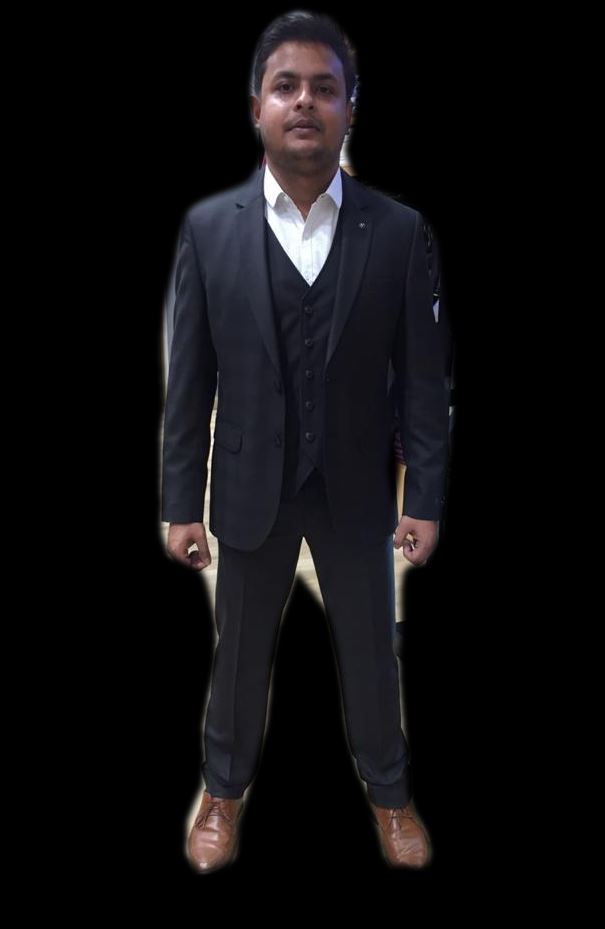
#> input picture src/python/Cap1.JPG, 605 x 929 px, found by its file name
$ python extreme_points.py
#> lines starting #> are read from the running program, lines starting #| are printed output that depends on the picture; after the words box and inside, x2 and y2 are one past the last pixel; in counts of white or black regions, pixels touching at a corner belong together; long printed decimals are rounded
### src/python/segment.py
import cv2
import numpy as np

def segment_ycrcb(orig, params, tola, tolb):
    ycrcb_im = cv2.cvtColor(orig, cv2.COLOR_BGR2YCR_CB)
    Cb_key, Cr_key = params
    blue = ycrcb_im[:, :, 2]
    red = ycrcb_im[:, :, 1]

    diffbsq = (blue - Cb_key)**2
    diffrsq = (red - Cr_key)**2
    dist = np.sqrt(diffbsq + diffrsq).astype(np.float32)

    mask = ((dist - tola) / (tolb - tola)).astype(np.float32)
    mask[dist < tola] = 0.0
    mask[dist > tolb] = 1.0
    return mask

def get_region(img):
    r=(80,80,100,100)
    cv2.destroyAllWindows()
    return r


def get_params_ycrcb(img, region):
    ycrcb_img = cv2.cvtColor( np.array(img), cv2.COLOR_BGR2YCR_CB)
    cv2.destroyAllWindows()
    r = [int(x) for x in region]
    region = ycrcb_img[int(region[1]):int(
        region[1] + region[3]), int(region[0]):int(region[0] + region[2])]
    y_mean, Cr_mean, Cb_mean = np.mean(region, axis=(0, 1))
    y_std, Cr_std, Cb_std = np.std(region, axis=(0, 1))
    return [Cb_mean, Cr_mean]


def get_params_hls(img, region):
    hls_img = cv2.cvtColor(np.array(img), cv2.COLOR_BGR2HLS)
    r = [int(x) for x in region]
    region = hls_img[int(region[1]):int(region[1] + region[3]),
                     int(region[0]):int(region[0] + region[2])]
    h_mean, l_mean, s_mean = np.mean(region, axis=(0, 1))
    h_std, l_std, s_std = np.std(region, axis=(0, 1))
    return [h_mean, h_std, l_mean, l_std, s_mean, s_std]

def mod_mask(mask, low, high):
    mask = mask.copy()
    mask[mask > high] = 1.0
    mask[mask < low] = 0.0
    return mask


# def get_mask(img, bg, param_ycrcb, param_hls, tola=16, tolb=50, low_thresh=0.05, high_thresh=0.25, alpha=1.0, beta=0.0, gamma=1.0, sz=5, space=200, erode_sz=3):
def get_mask(img,param_ycrcb, tola=16, tolb=50, low_thresh=0.05, high_thresh=0.25, sz=5, space=200,erode_sz=2):
 #     brimg = brighten(img,alpha,beta,gamma)
    brimg = img
    if not (sz<=0 or space<=1):
        brimg = cv2.bilateralFilter(brimg, sz, space, space)
    mask = segment_ycrcb(brimg, param_ycrcb, tola, tolb)
    mask = mod_mask(mask, low_thresh, high_thresh)
    if not(erode_sz <= 1):
        kernel = np.ones((erode_sz,erode_sz),np.uint8)
        mask = cv2.erode(mask,kernel,iterations = 1)
    return mask

def get_key_param(img):
    key_region = get_region(img)
    ycrcb = get_params_ycrcb(img, key_region)
    hls = get_params_hls(img, key_region)
    return (ycrcb, hls)

def segmenter(img):
    img[np.where((img==[0,0,0]).all(axis=2))]= [0,255,0]
    cv2.imwrite("test.jpg",img)
    cv2.imshow('image1s',img)
    try:
        img.shape
    except AttributeError:
        print("shape not found")
    # exit(1)
    key_param = get_key_param(img)
    cv2.namedWindow('controls')
    def nothing(gyxfdd):
        pass

    cv2.createTrackbar('Keying tol low', 'controls', 23 , 100, nothing)
    cv2.createTrackbar('Keying tol high', 'controls', 50, 200, nothing)
    cv2.createTrackbar('Mask low Thresh (x100)', 'controls', 5, 100, nothing)
    cv2.createTrackbar('Mask high Thresh (x100)', 'controls', 25, 100, nothing)
    cv2.createTrackbar('Erode size', 'controls', 3, 10, nothing)
    cv2.createTrackbar('BiLat size', 'controls', 5, 100, nothing)
    cv2.createTrackbar('BiLat space', 'controls', 200, 500, nothing)
    cv2.createTrackbar('Sat mul low', 'controls', 5, 100, nothing)
    cv2.createTrackbar('Sat mul high', 'controls', 7, 100, nothing)
    cv2.createTrackbar('Light mask strength', 'controls', 20, 100, nothing)
    cv2.createTrackbar('Light mask size', 'controls', 3, 20, nothing)
    tola = cv2.getTrackbarPos('Keying tol low', 'controls')
    tolb = cv2.getTrackbarPos('Keying tol high', 'controls')
    low_thresh = cv2.getTrackbarPos('Mask low Thresh (x100)', 'controls')/100
    high_thresh = cv2.getTrackbarPos('Mask high Thresh (x100)', 'controls')/100
    erode_sz = cv2.getTrackbarPos('Erode size', 'controls')
    sz = cv2.getTrackbarPos('BiLat size', 'controls')
    space  = cv2.getTrackbarPos('BiLat space', 'controls')
    sat_mul_lo  = cv2.getTrackbarPos('Sat mul low', 'controls')
    sat_mul_hi  = cv2.getTrackbarPos('Sat mul high', 'controls')
    scale_blur  = cv2.getTrackbarPos('Light mask strength', 'controls')
    blur_size  = cv2.getTrackbarPos('Light mask size', 'controls')
    key_mask = get_mask( img, key_param[0], tola, tolb, low_thresh ,high_thresh, sz, space, erode_sz)
    cv2.imwrite('C:\\Users\\1025040\\Documents\\git\\CysrtallBall\\src\\python\\whiteBlack1.jpg',key_mask*255)
    cv2.imshow('img',key_mask)

    return key_mask*255

# [2 lines that do not run on import are left out]

### src/python/extreme_points.py
# USAGE
# python extreme_points.py

# import the necessary packages
import imutils
import cv2
import numpy as np
import json
import segment
import time

def calculatingMinDistance(x1SubArr, x2SubArr, center):
    sortArray(x1SubArr)
    sortArray(x2SubArr)
    d1= center-x1SubArr[len(x1SubArr)-1];
    d2=d1;
    if(len(x2SubArr)>0):
        d2= x2SubArr[0] - center;
    minD= 2*min(d1,d2);
    return 2*minD

def calculatingMaxDistance(x1SubArr, x2SubArr, center):
    sortArray(x1SubArr)
    sortArray(x2SubArr)
    d1=0;
    if(len(x1SubArr)>0):
        d1= center-x1SubArr[0];
    d2= x2SubArr[len(x2SubArr)-1] - center;
    maxD= 2*max(d1,d2);
    return 2*maxD

def sortArrays(arr1, arr2):
    for i in range(0, len(arr1)):
        for j in range(i+1, len(arr1)):
            if(arr1[i] > arr1[j]):
                temp1 = arr1[i];
                temp2 = arr2[i];
                arr1[i] = arr1[j];
                arr2[i] = arr2[j];
                arr1[j] = temp1;
                arr2[j] = temp2;

def sortArray(arr1):
    for i in range(0, len(arr1)):
        for j in range(i+1, len(arr1)):
            if(arr1[i] > arr1[j]):
                temp1 = arr1[i];
                arr1[i] = arr1[j];
                arr1[j] = temp1;

def removeNoisePoints(arr1, length, cX):
    tempArr = list()
    for i in range(0, len(arr1)):
        if(abs(arr1[i]-cX) < length):
            tempArr.append(arr1[i])
        i=i+1;
    return tempArr;

def findBodyType(head, shoulder, chest,waist, hips):
    bustHipRatio = chest/hips >=1.05 or chest/hips <= 0.95
    if((waist/shoulder <=.075 or waist/chest >= 0.75) and waist/hips <=0.75 and bustHipRatio):
        return "Hourglass";
    if((waist/shoulder  >= 1.05 or waist/chest >= 1.05 )and bustHipRatio):
        return "apple";
    if((waist/shoulder  >=0.75 or waist/chest >=0.75) and bustHipRatio ):
        return "Rectangular";
    if((shoulder/hips) >=1.5 or (chest/hips) >=1.5 ):
        return "Inverted Triangle";
    if(hips/shoulder  >=1.05 or hips/chest >= 1.05 ):
        return "Triangular";
    else:
        return "Rectangular"

def main():
    seg_image=segment.segmenter(cv2.imread('C:\\Users\\1025040\\Documents\\git\\CysrtallBall\\src\\python\\Cap1.jpg'))
#> in segmenter, `img[np.where((img==[0,0,0]).all(axis=2))]= [0,255,0]`:
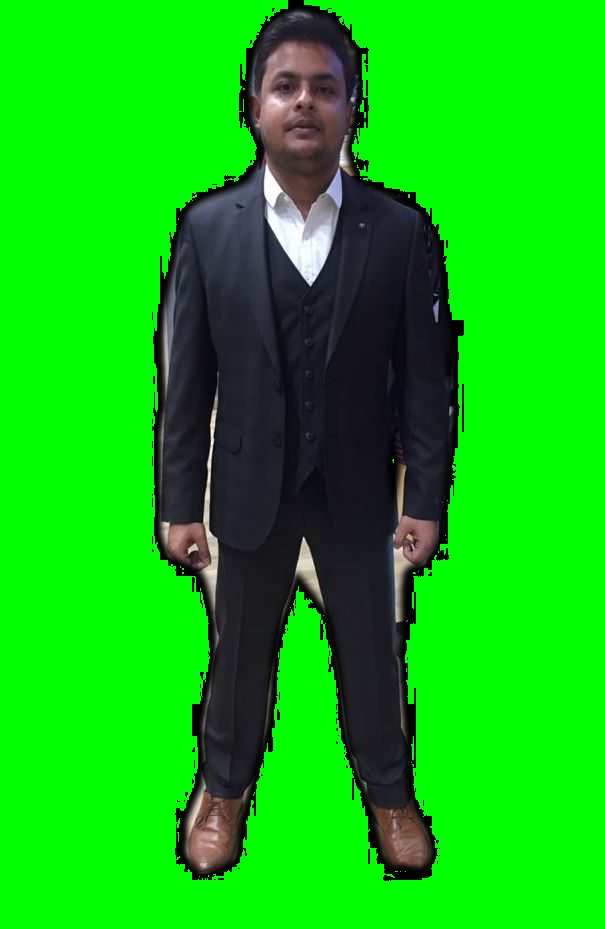
#> img: shape (929, 605, 3); mean B, G, R 15.1, 188, 14.3
#> in get_key_param, `key_region = get_region(img)`: key_region = (80, 80, 100, 100)
#> in get_params_ycrcb, `r = [int(x) for x in region]`: r = [80, 80, 100, 100]
#> in get_params_ycrcb, `y_mean, Cr_mean, Cb_mean = np.mean(region, axis=(0, 1))`: y_mean = 150; Cr_mean = 21; Cb_mean = 43
#> in get_params_ycrcb, `y_std, Cr_std, Cb_std = np.std(region, axis=(0, 1))`: y_std = 0
#> in get_key_param, `ycrcb = get_params_ycrcb(img, key_region)`: ycrcb = [43, 21]
#> in get_params_hls, `r = [int(x) for x in region]`: r = [80, 80, 100, 100]
#> in get_params_hls, `h_mean, l_mean, s_mean = np.mean(region, axis=(0, 1))`: h_mean = 60; l_mean = 128; s_mean = 255
#> in get_params_hls, `h_std, l_std, s_std = np.std(region, axis=(0, 1))`: h_std = 0
#> in get_key_param, `hls = get_params_hls(img, key_region)`: hls = [60, 0, 128, 0, 255, 0]
#> in segmenter, `key_param = get_key_param(img)`: key_param = ([43, 21], [60, 0, 128, 0, 255, 0])
#> in segment_ycrcb, `Cb_key, Cr_key = params`: Cb_key = 43; Cr_key = 21
#> in segment_ycrcb, `blue = ycrcb_im[:, :, 2]`:
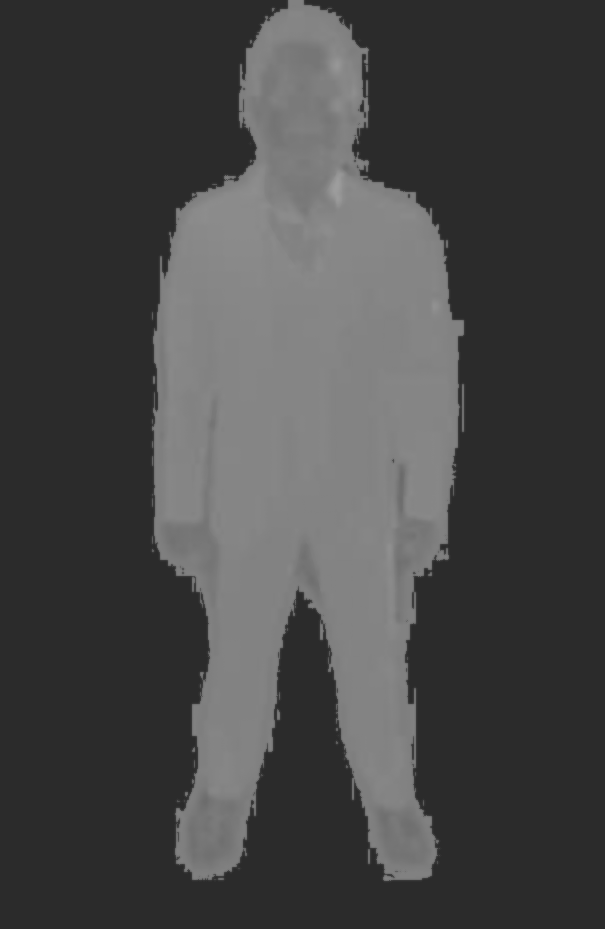
#> blue: shape (929, 605); min 43, max 158, mean 70.5
#> in segment_ycrcb, `red = ycrcb_im[:, :, 1]`:
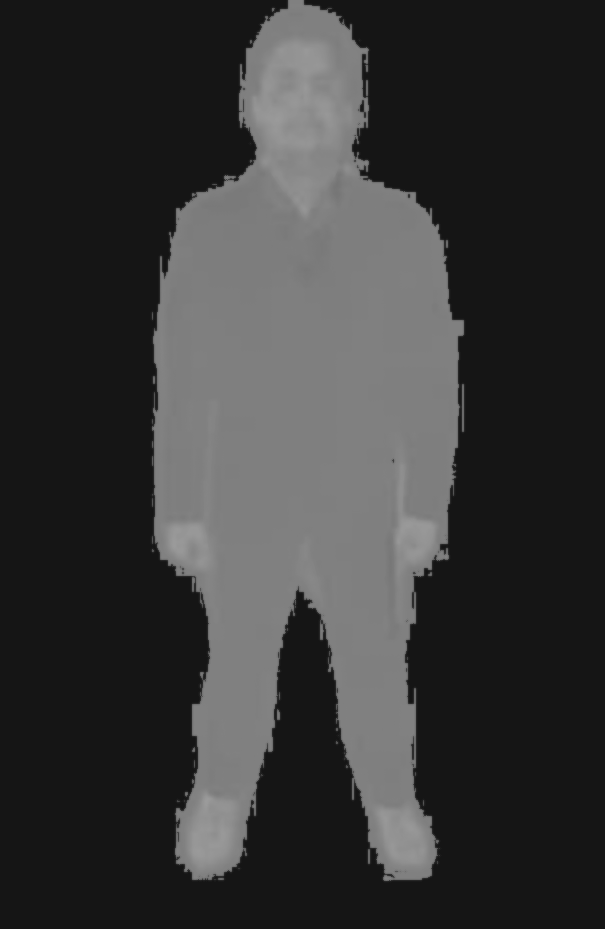
#> red: shape (929, 605); min 21, max 155, mean 55
#> in mod_mask, `mask[mask > high] = 1.0`:
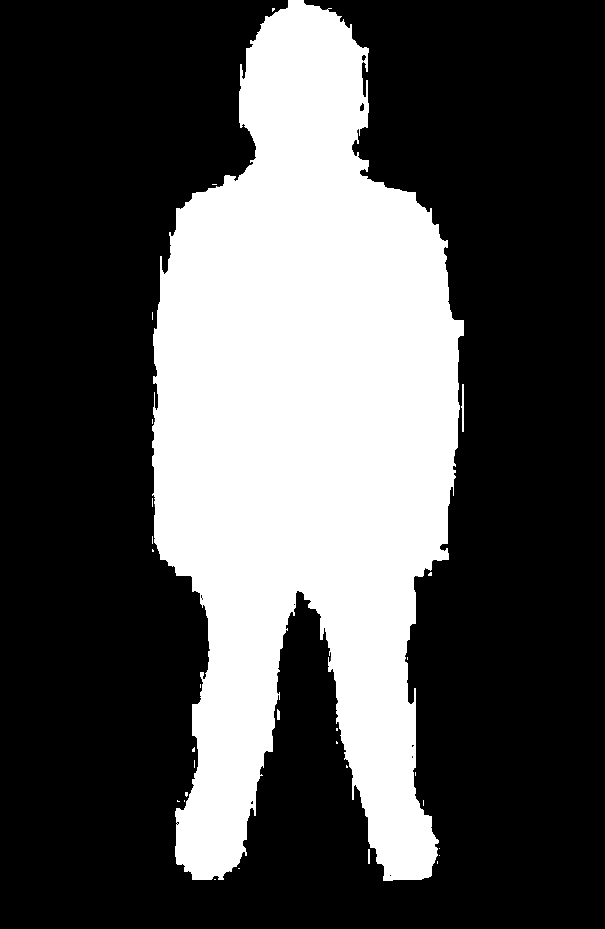
#> mask: shape (929, 605) float32; min 0, max 1, mean 0.317
    cv2.imwrite("first.jpg",seg_image)
    time.sleep(1)
    image = cv2.imread("first.jpg")
    gray = cv2.cvtColor(image, cv2.COLOR_BGR2GRAY)
    gray = cv2.GaussianBlur(gray, (5, 5), 0)
    canny = cv2.Canny(image,100,200)
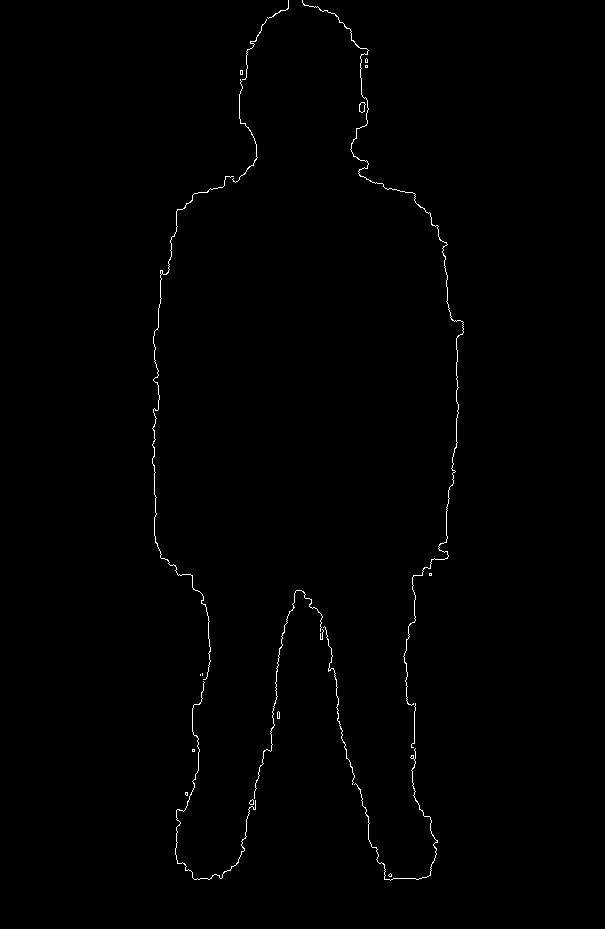
#> canny: shape (929, 605); 0.56% white in thin lines or dots, all inside (x1, y1, x2, y2) = (152, 0, 464, 881)
    #cv2.imshow("image show",canny)
    thresh = cv2.threshold(gray, 45, 255, cv2.THRESH_BINARY)[1]
#> thresh: shape (929, 605); 31.5% white; 6 white regions (5 under 20 px), largest, box (x1, y1, x2, y2) and area: (152, 0, 464, 881) 176971
    thresh = cv2.erode(thresh, None, iterations=2)
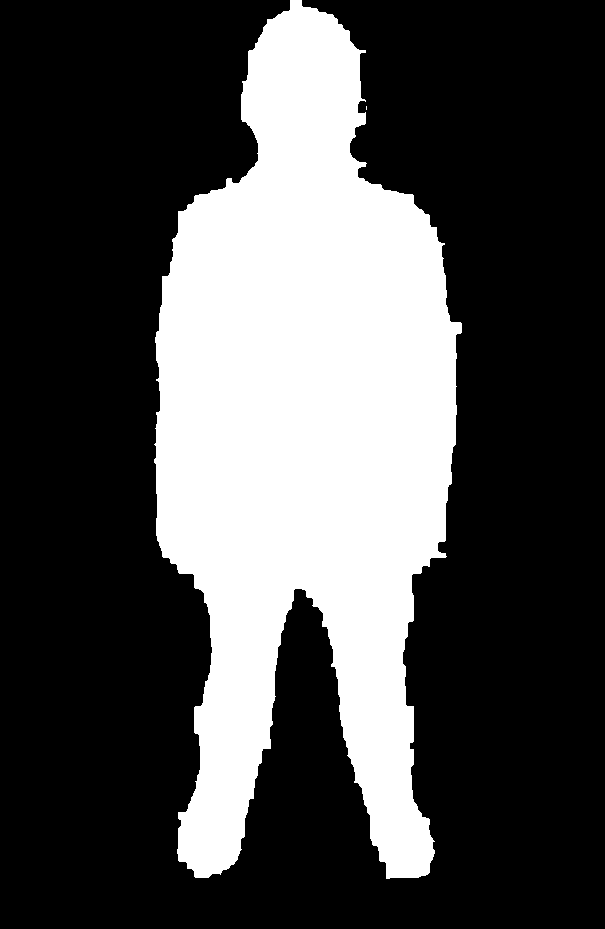
#> thresh: shape (929, 605); 30.3% white; 2 white regions (1 under 20 px), largest, box (x1, y1, x2, y2) and area: (154, 0, 462, 879) 170018
    thresh = cv2.dilate(thresh, None, iterations=2)
#> thresh: shape (929, 605); 31.4% white; 1 white region

    cnts = cv2.findContours(thresh.copy(), cv2.RETR_EXTERNAL,
        cv2.CHAIN_APPROX_SIMPLE)
#> cnts = 1 contour; box (x1, y1, x2, y2) and area: (152, 0, 464, 881) 175371
    cnts = imutils.grab_contours(cnts)
    c = max(cnts, key=cv2.contourArea)
#> c = contour of 795 points, box (x1, y1, x2, y2) (152, 0, 464, 881), area 175371
    # Get the most extreme Body points along the boudy outline contours
    extLeft = tuple(c[c[:, :, 0].argmin()][0])
#> extLeft = (152, 442)
    extRight = tuple(c[c[:, :, 0].argmax()][0])
#> extRight = (463, 334)
    extTop = tuple(c[c[:, :, 1].argmin()][0])
#> extTop = (288, 0)
    extBot = tuple(c[c[:, :, 1].argmax()][0])
#> extBot = (384, 880)
    cv2.circle(image, extLeft, 6, (255, 0, 255), -1)
#> image: shape (929, 605, 3); mean B, G, R 79, 78.9, 79
    cv2.circle(image, extRight, 6, (255, 0, 255), -1)
#> image: shape (929, 605, 3); mean B, G, R 79, 78.9, 79
    cv2.circle(image, extTop, 6, (255, 0, 255), -1)
#> image: shape (929, 605, 3); mean B, G, R 79, 78.9, 79
    cv2.circle(image, extBot, 6,(255, 0, 255), -1)
#> image: shape (929, 605, 3); mean B, G, R 79.1, 78.9, 79.1
    height = extBot[1] - extTop[1];
#> height = 880
    width =  (int)(extRight[0] - extLeft[0]);
#> width = 311
    cv2.rectangle(image,(extLeft[0],extTop[1]),(extRight[0],extBot[1]),(255,0,0),2)
    #Get the countor point in the approx Array
    epsilon = 0.001*cv2.arcLength(c,True)
#> epsilon = 3.03
    #peri = cv2.arcLength(c, True)
    approx = cv2.approxPolyDP(c,epsilon,True)
#> approx = contour of 117 points, box (x1, y1, x2, y2) (152, 0, 464, 881), area 175768
    image= cv2.drawContours(image, [approx], 0 ,(0,255,0),1)
    cv2.drawContours(image, approx, -1, (0, 0, 255), 5)
    #cv2.drawContours(image, hull, -1, (200, 20, 255), 1, 8)
    n = approx.ravel() #Converts 3d to 1d Array
#> n = 234 values, max 880 at index 121, min 0 at index 1, mean 386.4
    i=0;
    length= len(n);
#> length = 234
    xArr = list() #X-coordinate Array
    yArr = list() #Y-coordinate Array
    while i < length:
        if(i%2==0):
            xArr.append(n[i])
        else:
            yArr.append(n[i])
        i += 1
#> after the loop, i = 234; xArr = 117 values, max 463 at index 88, min 152 at index 24, mean 319.6; yArr = 117 values, max 880 at index 60, min 0 at index 0, mean 453.3

    j=0;
    while j < len(xArr):
        #image = cv2.putText(image, str(xArr[j]) +"," +str(yArr[j]), (xArr[j],yArr[j]), cv2.FONT_HERSHEY_SIMPLEX ,
         #              0.2, (255, 100, 100) , 1, cv2.LINE_AA)
        j +=1
#> this loop made 117 passes
#> after the loop, j = 117
    k= (int)(height/10);
#> k = 88
    y= extTop[1];
#> y = 0
    x= extLeft[0]
#> x = 152
    center1= x+int(width/2);
#> center1 = 307
    center2= y+int(height/2);
#> center2 = 440
    cv2.rectangle(image,(extLeft[0],extTop[1]),(center1,center2),(255,0,200),3)

    M = cv2.moments(thresh)
#> M = moments, m00 45070230, centre m10/m00, m01/m00 = (304.4, 436.1)

    # calculate x,y coordinate of center
    cX = int(M["m10"] / M["m00"])
#> cX = 304
    cY = int(M["m01"] / M["m00"])
#> cY = 436

    # put text and highlight the center
    #cv2.circle(image, (cX, cY), 5, (255, 255, 255), -1)
    cv2.putText(image, "O", (cX - 25, cY - 25),cv2.FONT_HERSHEY_SIMPLEX, 0.5, (0, 0, 0),2)
#> image: shape (929, 605, 3); mean B, G, R 81.6, 77.6, 80.3

    head=0;
    for p in range(0,10):
        cv2.rectangle(image, (x,y+k*p), (x+width, y+k*(p+1)), (0, 0,255), 3)
        y0= y+k*p+1
        y1= y0+k
        a=0;
        xSubArr =list();
        ySubArr =list();
        while a < len(yArr):
            if(yArr[a]>=y0 and yArr[a]<y1):
                xSubArr.append(xArr[a])
                ySubArr.append(yArr[a])
            a += 1
        sortArrays(ySubArr, xSubArr)
        x1SubArr=list();
        x2SubArr=list();
        y1SubArr=list();
        y2SubArr=list();
        for i in range(0, len(xSubArr)):
            if(xSubArr[i]< cX):
                x1SubArr.append(xSubArr[i])
                y1SubArr.append(ySubArr[i])
            else:
                x2SubArr.append(xSubArr[i])
                y2SubArr.append(ySubArr[i])
        if(p==0):
            head= calculatingMaxDistance(x1SubArr,x2SubArr,cX);
        if(p==1):
            neck= calculatingMinDistance(x1SubArr,x2SubArr,cX)
            sortArray(x2SubArr)
            x1SubArr=removeNoisePoints(x1SubArr, 3*neck, cX)
            x2SubArr=removeNoisePoints(x2SubArr, 3*neck , cX)
            shoulder= calculatingMaxDistance(x1SubArr,x2SubArr,cX)
        if(p==3):
            chest = calculatingMinDistance(x1SubArr,x2SubArr,cX)
        if(p==4):
            waist = calculatingMinDistance(x1SubArr,x2SubArr,cX)
        if(p==5):
            sortArray(x2SubArr)
            x1SubArr=removeNoisePoints(x1SubArr, 2*(x2SubArr[0]-cX), cX)
            x2SubArr=removeNoisePoints(x2SubArr, 2*(x2SubArr[0]-cX) , cX)
            hip = calculatingMaxDistance(x1SubArr,x2SubArr,cX)
#> this loop made 10 passes
#> (y0, y1, neck) on pass 2: (89, 177, 188)
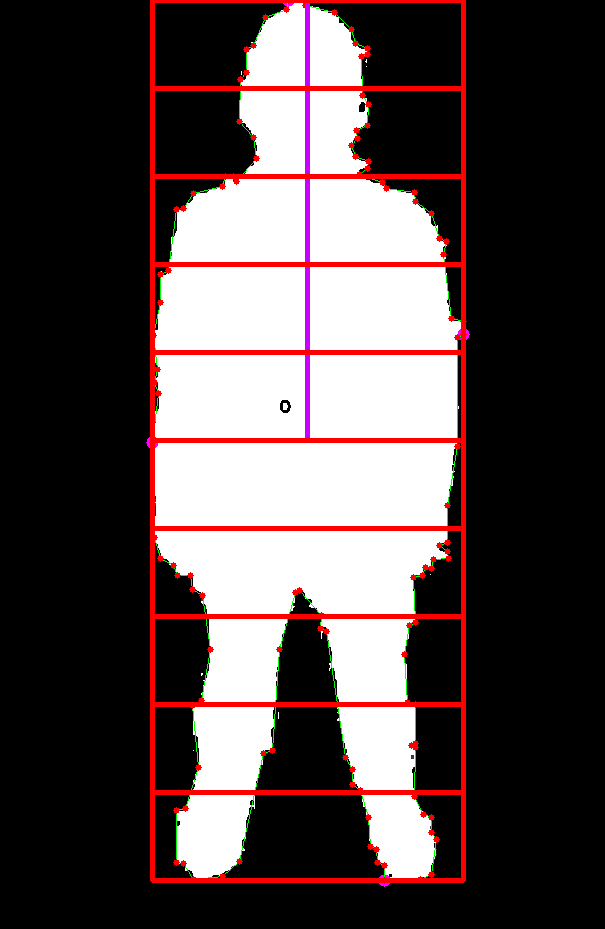
#> image: shape (929, 605, 3); mean B, G, R 73.9, 73.7, 86.4

    bodyType=findBodyType(head,shoulder,chest, waist,hip);
#> in findBodyType, `bustHipRatio = chest/hips >=1.05 or chest/hips <= 0.95`: bustHipRatio = True
#> bodyType = 'apple'
    scale= (68.4/height)
#> scale = 0.0777

    data= {}
    data= {
           "height" : height*scale,
           "head"    : round(head*scale),
           "neck"    : round(neck*scale),
           "shoulder": round(shoulder*scale),
           "waist"   : round(waist*scale),
           "hip"     : round(hip*scale),
           "chest"   : round(chest*scale),
           "bodyType": bodyType,
           "scale"   : scale
           }
    # show the output image
    # cv2.imshow("Image", image)
    # cv2.waitKey(0)
    # cv2.destroyAllWindows()
    print (json.dumps(data))
#| {"height": 68.4, "head": 20, "neck": 15, "shoulder": 25, "waist": 45, "hip": 48, "chest": 42, "bodyType": "apple", "scale": 0.07773}
    # return json.dumps(data)
if __name__=="__main__":
	main()
